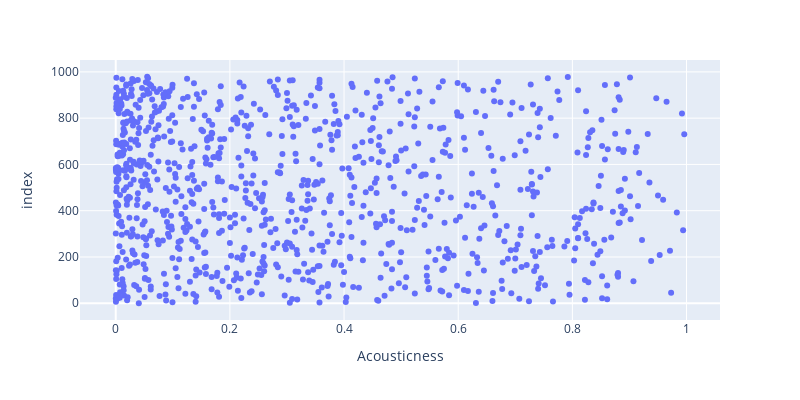

The code cell stored with this chart in its notebook:
### Code cell
fig = px.scatter(acousticness_dataset, x="Acousticness", width=800, height=400)

fig.show()

### Figure 1 — Plotly figure (JSON) as saved in the notebook; plotly's stock layout.template omitted (floating-point values rounded to 4 significant figures; data arrays with more than 128 entries replaced by an {"elided": "..."} marker saying what was removed)
{"data": [{"hovertemplate": "Acousticness=%{x}<br>index=%{y}<extra></extra>", "legendgroup": "", "marker": {"color": "#636efa", "symbol": "circle"}, "mode": "markers", "name": "", "orientation": "h", "showlegend": false, "type": "scatter", "x": {"elided": "964 float values"}, "xaxis": "x", "y": {"elided": "964 int values"}, "yaxis": "y"}], "layout": {"height": 400, "legend": {"tracegroupgap": 0}, "margin": {"t": 60}, "width": 800, "xaxis": {"anchor": "y", "domain": [0, 1], "title": {"text": "Acousticness"}}, "yaxis": {"anchor": "x", "domain": [0, 1], "title": {"text": "index"}}}}
